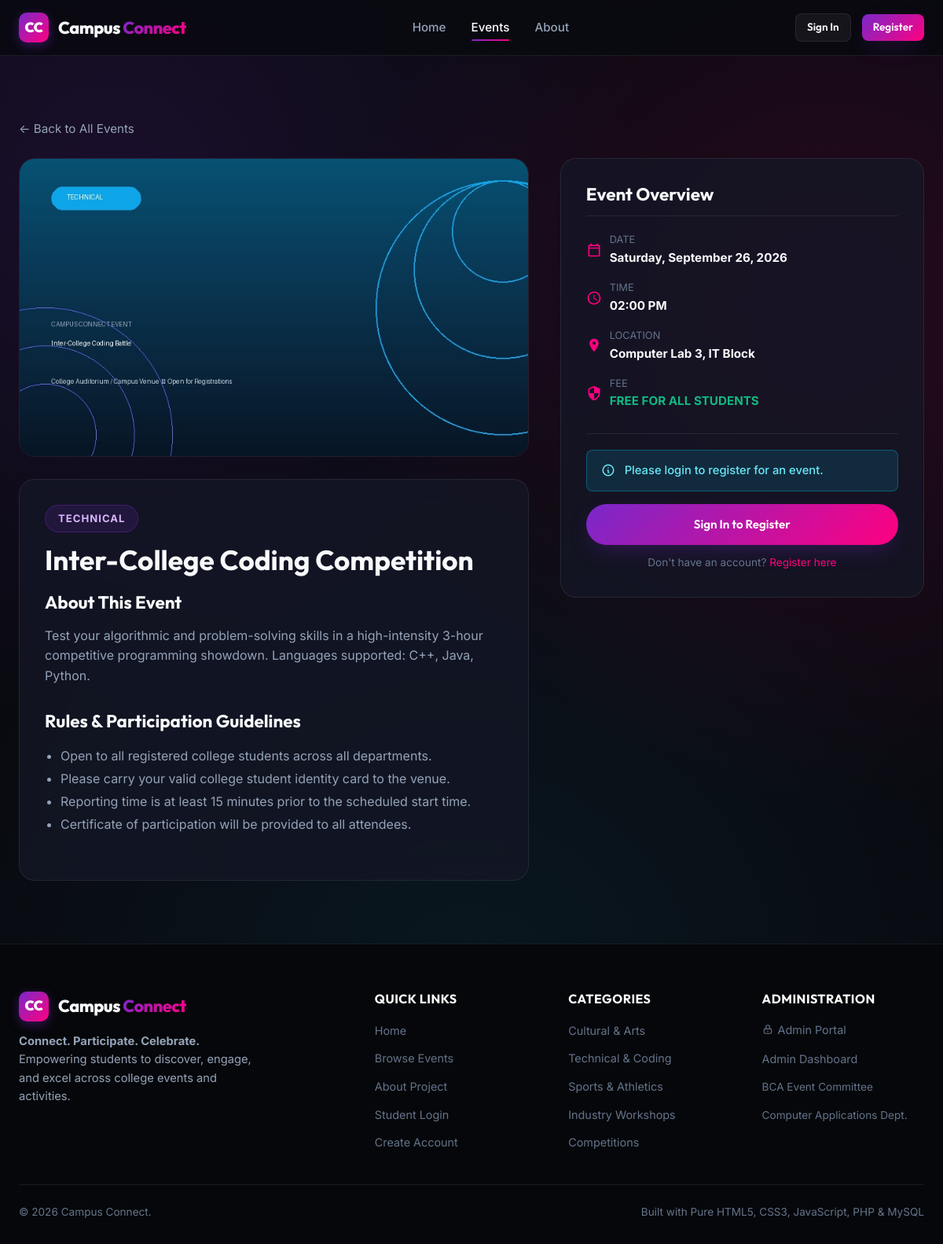
The page /event_details.php?id=2 on the database its author committed.
### tables this page shows
CREATE TABLE `events` (
    `id` INT AUTO_INCREMENT PRIMARY KEY,
    `title` VARCHAR(200) NOT NULL,
    `description` TEXT,
    `event_date` DATE NOT NULL,
    `event_time` TIME NOT NULL,
    `location` VARCHAR(200),
    `category` VARCHAR(100),
    `image` VARCHAR(255),
    `created_at` TIMESTAMP DEFAULT CURRENT_TIMESTAMP
);

### includes/auth.php (called while the page is built, shortened)
<?php
function is_student_logged_in() {
    return isset($_SESSION['user_id']) && !empty($_SESSION['user_id']);
}
?>

### event_details.php (the view, shortened to what this page needs)
<?php
require_once "config/database.php";
require_once "includes/auth.php";
$event_id = isset($_GET['id']) ? intval($_GET['id']) : 0;
$stmt = $conn->prepare("SELECT * FROM events WHERE id = ?");
$stmt->bind_param("i", $event_id);
$stmt->execute();
$result = $stmt->get_result();
$event = $result->fetch_assoc();
$is_logged = is_student_logged_in();
require_once "includes/header.php";
?>
<section class="section">
    <div class="container">
        <div style="margin-bottom: 24px;">
            <a href="events.php" style="color: var(--text-muted); font-size: 0.95rem; display: inline-flex; align-items: center; gap: 8px;">
                ← Back to All Events
            </a>
        </div>
        <div class="event-details-grid">
            <div>
                <img src="assets/images/<?php echo htmlspecialchars($event['image'] ?: 'fest.jpg'); ?>"
                     alt="<?php echo htmlspecialchars($event['title']); ?>"
                     class="event-details-banner">
                <div class="details-box">
                    <span class="pill-badge" style="margin-bottom: 14px;">
                        <?php echo htmlspecialchars($event['category']); ?>
                    </span>
                    <h1 style="font-size: 2.2rem; margin-bottom: 20px;">
                        <?php echo htmlspecialchars($event['title']); ?>
                    </h1>
                    <h3>About This Event</h3>
                    <p><?php echo nl2br(htmlspecialchars($event['description'])); ?></p>
                    <h3 style="margin-top: 32px;">Rules & Participation Guidelines</h3>
                    <ul style="color: var(--text-muted); padding-left: 20px; line-height: 1.8; margin-bottom: 24px;">
                        <li>Open to all registered college students across all departments.</li>
                        <li>Please carry your valid college student identity card to the venue.</li>
                        <li>Reporting time is at least 15 minutes prior to the scheduled start time.</li>
                        <li>Certificate of participation will be provided to all attendees.</li>
                    </ul>
                </div>
            </div>
            <div class="details-sidebar-card">
                <h3 style="font-size: 1.4rem; margin-bottom: 20px; padding-bottom: 14px; border-bottom: 1px solid var(--border-color);">
                    Event Overview
                </h3>
                <div class="event-meta" style="font-size: 0.95rem; gap: 16px; margin-bottom: 28px;">
                    <div class="meta-row">
                        <svg width="20" height="20" fill="currentColor" viewBox="0 0 24 24"><path d="M19 4h-1V2h-2v2H8V2H6v2H5c-1.11 0-1.99.9-1.99 2L3 20a2 2 0 0 0 2 2h14c1.1 0 2-.9 2-2V6c0-1.1-.9-2-2-2zm0 16H5V10h14v10zM5 8V6h14v2H5z"/></svg>
                        <div>
                            <div style="font-size: 0.8rem; color: var(--text-dim); text-transform: uppercase;">Date</div>
                            <strong style="color: var(--text-main);"><?php echo date("l, F j, Y", strtotime($event['event_date'])); ?></strong>
                        </div>
                    </div>
                    <div class="meta-row">
                        <svg width="20" height="20" fill="currentColor" viewBox="0 0 24 24"><path d="M12 2C6.5 2 2 6.5 2 12s4.5 10 10 10 10-4.5 10-10S17.5 2 12 2zm0 18c-4.41 0-8-3.59-8-8s3.59-8 8-8 8 3.59 8 8-3.59 8-8 8zm.5-13H11v6l5.2 3.2.8-1.3-4.5-2.7V7z"/></svg>
                        <div>
                            <div style="font-size: 0.8rem; color: var(--text-dim); text-transform: uppercase;">Time</div>
                            <strong style="color: var(--text-main);"><?php echo date("h:i A", strtotime($event['event_time'])); ?></strong>
                        </div>
                    </div>
                    <div class="meta-row">
                        <svg width="20" height="20" fill="currentColor" viewBox="0 0 24 24"><path d="M12 2C8.13 2 5 5.13 5 9c0 5.25 7 13 7 13s7-7.75 7-13c0-3.87-3.13-7-7-7zm0 9.5a2.5 2.5 0 0 1 0-5 2.5 2.5 0 0 1 0 5z"/></svg>
                        <div>
                            <div style="font-size: 0.8rem; color: var(--text-dim); text-transform: uppercase;">Location</div>
                            <strong style="color: var(--text-main);"><?php echo htmlspecialchars($event['location']); ?></strong>
                        </div>
                    </div>
                    <div class="meta-row">
                        <svg width="20" height="20" fill="currentColor" viewBox="0 0 24 24"><path d="M12 1L3 5v6c0 5.55 3.84 10.74 9 12 5.16-1.26 9-6.45 9-12V5l-9-4zm0 10.99h7c-.53 4.12-3.28 7.79-7 8.94V12H5V6.3l7-3.11v8.8z"/></svg>
                        <div>
                            <div style="font-size: 0.8rem; color: var(--text-dim); text-transform: uppercase;">Fee</div>
                            <strong style="color: var(--accent-green);">FREE FOR ALL STUDENTS</strong>
                        </div>
                    </div>
                </div>
                <div style="padding-top: 20px; border-top: 1px solid var(--border-color);">
                    <?php if (!$is_logged): ?>
                        <div class="alert alert-info" style="margin-bottom: 16px;">
                            <svg width="18" height="18" fill="none" stroke="currentColor" viewBox="0 0 24 24"><path stroke-linecap="round" stroke-linejoin="round" stroke-width="2" d="M13 16h-1v-4h-1m1-4h.01M21 12a9 9 0 11-18 0 9 9 0 0118 0z"/></svg>
                            <span>Please login to register for an event.</span>
                        </div>
                        <a href="login.php?redirect=event_details.php?id=<?php echo $event_id; ?>" class="btn btn-primary" style="width: 100%; padding: 14px;">
                            Sign In to Register
                        </a>
                        <div style="text-align: center; margin-top: 12px; font-size: 0.85rem; color: var(--text-dim);">
                            Don't have an account? <a href="register.php" style="color: var(--primary-pink);">Register here</a>
                        </div>
                    <?php endif; ?>
                </div>
            </div>
        </div>
    </div>
</section>
<?php require_once "includes/footer.php"; ?>

### assets/css/style.css (style rules this page uses)
:root { --bg-dark: #090a10; --bg-card: rgba(20, 23, 39, 0.75); --bg-card-hover: rgba(28, 32, 54, 0.85); --bg-input: rgba(15, 17, 30, 0.8); --border-color: rgba(255, 255, 255, 0.08); --border-hover: rgba(168, 85, 247, 0.4); --primary-gradient: linear-gradient(135deg, #7928ca 0%, #ff0080 100%); --primary-purple: #7928ca; --primary-pink: #ff0080; --accent-yellow: #facc15; --accent-cyan: #06b6d4; --accent-green: #10b981; --accent-red: #ef4444; --text-main: #f8fafc; --text-muted: #94a3b8; --text-dim: #64748b; --font-heading: 'Outfit', -apple-system, BlinkMacSystemFont, sans-serif; --font-body: 'Inter', -apple-system, BlinkMacSystemFont, sans-serif; --radius-sm: 8px; --radius-md: 14px; --radius-lg: 20px; --radius-pill: 9999px; --shadow-glow: 0 10px 30px -10px rgba(121, 40, 202, 0.4); --shadow-card: 0 15px 35px rgba(0, 0, 0, 0.4); --transition: all 0.25s cubic-bezier(0.4, 0, 0.2, 1); }
*, *::before, *::after { box-sizing: border-box; margin: 0; padding: 0; }
html { scroll-behavior: smooth; }
body { background-color: var(--bg-dark); color: var(--text-main); font-family: var(--font-body); font-size: 16px; line-height: 1.6; min-height: 100vh; display: flex; flex-direction: column; overflow-x: hidden; background-image: radial-gradient(circle at 12% 15%, rgba(121, 40, 202, 0.15) 0%, transparent 40%), radial-gradient(circle at 88% 25%, rgba(255, 0, 128, 0.12) 0%, transparent 40%), radial-gradient(circle at 50% 80%, rgba(6, 182, 212, 0.08) 0%, transparent 50%); background-attachment: fixed; }
h1, h2, h3, h4, h5, h6 { font-family: var(--font-heading); color: var(--text-main); font-weight: 700; line-height: 1.2; }
a { color: inherit; text-decoration: none; transition: var(--transition); }
img { max-width: 100%; display: block; }
.container { width: 100%; max-width: 1240px; margin: 0 auto; padding: 0 24px; }
.btn { display: inline-flex; align-items: center; justify-content: center; gap: 8px; padding: 10px 22px; border-radius: var(--radius-pill); font-family: var(--font-heading); font-size: 0.95rem; font-weight: 600; cursor: pointer; border: none; transition: var(--transition); text-align: center; }
.btn-primary { background: var(--primary-gradient); color: #ffffff; box-shadow: var(--shadow-glow); }
.pill-badge { display: inline-flex; align-items: center; gap: 8px; padding: 6px 16px; background: rgba(121, 40, 202, 0.15); border: 1px solid rgba(121, 40, 202, 0.35); border-radius: var(--radius-pill); color: #d8b4fe; font-size: 0.82rem; font-weight: 700; letter-spacing: 1px; text-transform: uppercase; margin-bottom: 20px; }
.section { padding: 80px 0; }
.event-meta { display: flex; flex-direction: column; gap: 8px; margin-bottom: 16px; font-size: 0.88rem; color: var(--text-muted); }
.meta-row { display: flex; align-items: center; gap: 10px; }
.meta-row svg { color: var(--primary-pink); flex-shrink: 0; }
.alert { padding: 14px 18px; border-radius: var(--radius-sm); font-size: 0.92rem; font-weight: 500; margin-bottom: 24px; display: flex; align-items: center; gap: 12px; }
.alert-info { background: rgba(6, 182, 212, 0.15); border: 1px solid rgba(6, 182, 212, 0.35); color: #67e8f9; }
.event-details-grid { display: grid; grid-template-columns: 1.4fr 1fr; gap: 40px; align-items: flex-start; }
.event-details-banner { width: 100%; height: 380px; border-radius: var(--radius-lg); object-fit: cover; margin-bottom: 28px; border: 1px solid var(--border-color); }
.details-box { background: var(--bg-card); border: 1px solid var(--border-color); border-radius: var(--radius-lg); padding: 32px; backdrop-filter: blur(16px); }
.details-box h3 { font-size: 1.4rem; margin-bottom: 16px; }
.details-box p { color: var(--text-muted); font-size: 1rem; margin-bottom: 24px; white-space: pre-line; }
.details-sidebar-card { background: var(--bg-card); border: 1px solid var(--border-color); border-radius: var(--radius-lg); padding: 32px; position: sticky; top: 100px; }

### rows shown on the page
events: image (picture), category "TECHNICAL", title "Inter-College Coding Competition", description "Test your algorithmic and problem-solving skills in a high-intensity 3-hour competitive programming showdown. Languages supported: C++, Java, Python.", event_date "Saturday, September 26, 2026", event_time "02:00 PM", location "Computer Lab 3, IT Block"
